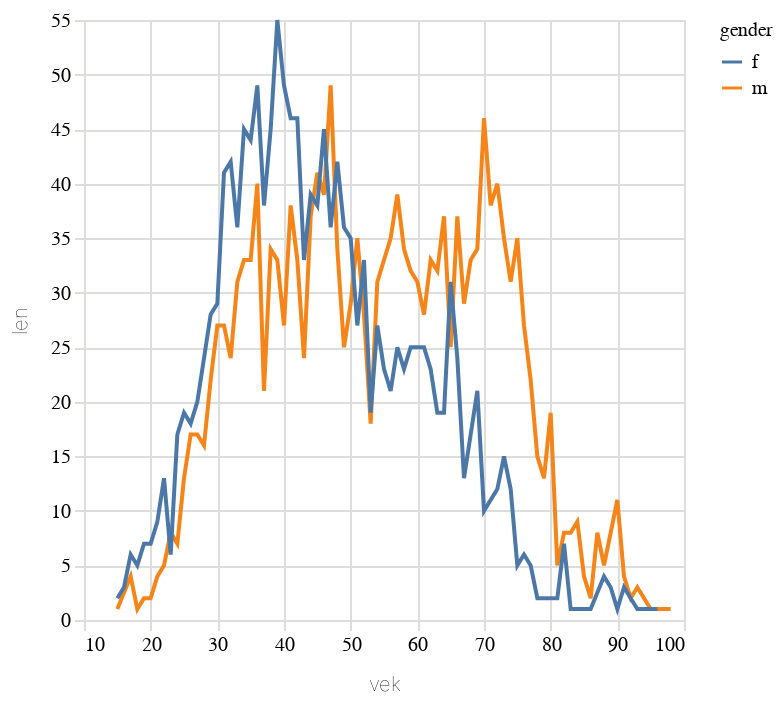

This figure's notebook cell:
### Code cell
alt.Chart(cr2b.filter(pl.col('gender').is_in(['m','f'])).to_pandas()).mark_line().encode(alt.X("vek"),alt.Y("len"),alt.Color("gender"))

### Figure 1 — Vega-Lite specification as saved in the notebook (floating-point values rounded to 4 significant figures; data arrays with more than 128 entries replaced by an {"elided": "..."} marker saying what was removed)
{"config": {"title": {"font": "Noticia Text", "fontSize": 14, "anchor": "start", "lineHeight": 21, "fontWeight": "bolder", "subtitleFont": "Noticia Text", "subtitleFontSize": 12, "subtitlePadding": 12, "dy": -12}, "axis": {"labelFont": "Asap", "titleFont": "Asap", "fontWeight": "lighter", "titleFontWeight": "lighter", "labelFontSize": 10, "titleFontSize": 10, "labelPadding": 2, "titlePadding": 10, "domainOpacity": 0, "tickColor": "#DCDDD6"}, "legend": {"labelFont": "Asap", "labelFontWeight": "normal", "titleFont": "Asap", "titleFontWeight": "normal", "labelFontSize": 10, "titleFontSize": 10}}, "data": {"name": "data-2cc983d9eb7f5fe6c3125dddded1d2ae"}, "mark": {"type": "line"}, "encoding": {"color": {"field": "gender", "type": "nominal"}, "x": {"field": "vek", "type": "quantitative"}, "y": {"field": "len", "type": "quantitative"}}, "$schema": "https://vega.github.io/schema/vega-lite/v5.8.0.json", "datasets": {"data-2cc983d9eb7f5fe6c3125dddded1d2ae": {"elided": "162 records"}}}
